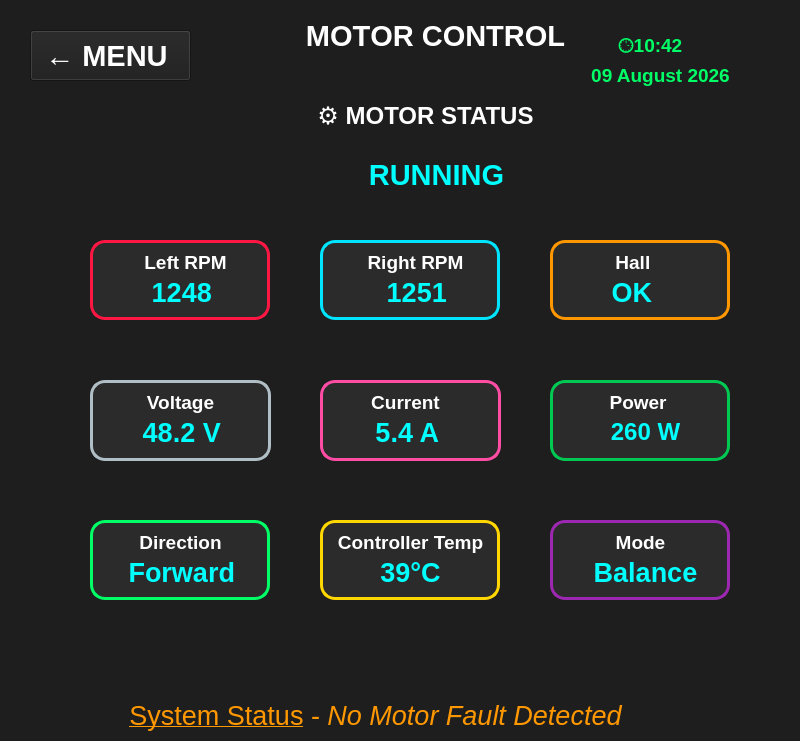
<?xml version="1.0" encoding="UTF-8"?>
<ui version="4.0">
 <class>motorStatusLabel</class>
 <widget class="QWidget" name="motorStatusLabel">
  <property name="geometry">
   <rect>
    <x>0</x>
    <y>0</y>
    <width>800</width>
    <height>741</height>
   </rect>
  </property>
  <property name="maximumSize">
   <size>
    <width>800</width>
    <height>16777215</height>
   </size>
  </property>
  <property name="sizeIncrement">
   <size>
    <width>800</width>
    <height>480</height>
   </size>
  </property>
  <property name="windowTitle">
   <string>Form</string>
  </property>
  <property name="styleSheet">
   <string notr="true">background-color: rgb(30,30,30);</string>
  </property>
  <widget class="QLabel" name="lblMotorStatusTitle">
   <property name="geometry">
    <rect>
     <x>260</x>
     <y>100</y>
     <width>331</width>
     <height>31</height>
    </rect>
   </property>
   <property name="sizeIncrement">
    <size>
     <width>250</width>
     <height>30</height>
    </size>
   </property>
   <property name="font">
    <font>
     <family>Arial</family>
     <pointsize>18</pointsize>
     <bold>true</bold>
    </font>
   </property>
   <property name="styleSheet">
    <string notr="true">color:white;</string>
   </property>
   <property name="text">
    <string>⚙ MOTOR STATUS</string>
   </property>
   <property name="alignment">
    <set>Qt::AlignmentFlag::AlignCenter</set>
   </property>
  </widget>
  <widget class="QLabel" name="lblmotorcontrol">
   <property name="geometry">
    <rect>
     <x>290</x>
     <y>20</y>
     <width>291</width>
     <height>31</height>
    </rect>
   </property>
   <property name="maximumSize">
    <size>
     <width>500</width>
     <height>55</height>
    </size>
   </property>
   <property name="sizeIncrement">
    <size>
     <width>300</width>
     <height>40</height>
    </size>
   </property>
   <property name="font">
    <font>
     <family>Arial</family>
     <pointsize>22</pointsize>
     <bold>true</bold>
     <kerning>false</kerning>
    </font>
   </property>
   <property name="styleSheet">
    <string notr="true">color: white;</string>
   </property>
   <property name="text">
    <string>MOTOR CONTROL</string>
   </property>
   <property name="alignment">
    <set>Qt::AlignmentFlag::AlignCenter</set>
   </property>
  </widget>
  <widget class="QLabel" name="lblsystemstatus">
   <property name="geometry">
    <rect>
     <x>100</x>
     <y>670</y>
     <width>551</width>
     <height>91</height>
    </rect>
   </property>
   <property name="styleSheet">
    <string notr="true">QLabel
{
    color: #FF9800;
    font: 700 28pt &quot;Segoe UI&quot;;
}</string>
   </property>
   <property name="text">
    <string>&lt;html&gt;&lt;head/&gt;&lt;body&gt;&lt;p align=&quot;center&quot;&gt;&lt;span style=&quot; font-size:20pt; text-decoration: underline;&quot;&gt;System Status&lt;/span&gt;&lt;span style=&quot; font-size:20pt;&quot;&gt; - &lt;/span&gt;&lt;span style=&quot; font-size:20pt; font-style:italic;&quot;&gt;No Motor Fault Detected&lt;/span&gt;&lt;/p&gt;&lt;/body&gt;&lt;/html&gt;</string>
   </property>
  </widget>
  <widget class="QLabel" name="lblMotorStatus">
   <property name="geometry">
    <rect>
     <x>310</x>
     <y>150</y>
     <width>261</width>
     <height>51</height>
    </rect>
   </property>
   <property name="sizeIncrement">
    <size>
     <width>350</width>
     <height>70</height>
    </size>
   </property>
   <property name="font">
    <font>
     <family>Arial</family>
     <pointsize>42</pointsize>
     <bold>true</bold>
    </font>
   </property>
   <property name="styleSheet">
    <string notr="true">color:#00FFFF;</string>
   </property>
   <property name="text">
    <string>&lt;html&gt;&lt;head/&gt;&lt;body&gt;&lt;p&gt;&lt;span style=&quot; font-size:22pt;&quot;&gt; RUNNING &lt;/span&gt;&lt;/p&gt;&lt;/body&gt;&lt;/html&gt;</string>
   </property>
   <property name="alignment">
    <set>Qt::AlignmentFlag::AlignCenter</set>
   </property>
  </widget>
  <widget class="QFrame" name="frameHall">
   <property name="geometry">
    <rect>
     <x>550</x>
     <y>240</y>
     <width>180</width>
     <height>80</height>
    </rect>
   </property>
   <property name="sizeIncrement">
    <size>
     <width>200</width>
     <height>95</height>
    </size>
   </property>
   <property name="styleSheet">
    <string notr="true">QFrame
{
    background-color: #2B2B2B;
    border: 3px solid #FF9800;
    border-radius: 15px;
}</string>
   </property>
   <property name="frameShape">
    <enum>QFrame::Shape::Box</enum>
   </property>
   <property name="frameShadow">
    <enum>QFrame::Shadow::Plain</enum>
   </property>
   <property name="lineWidth">
    <number>2</number>
   </property>
   <widget class="QLabel" name="lblHallTitle">
    <property name="geometry">
     <rect>
      <x>30</x>
      <y>10</y>
      <width>111</width>
      <height>25</height>
     </rect>
    </property>
    <property name="font">
     <font>
      <family>Arial</family>
      <pointsize>14</pointsize>
      <bold>true</bold>
     </font>
    </property>
    <property name="styleSheet">
     <string notr="true">color: white;
background-color: transparent;
border: none;</string>
    </property>
    <property name="text">
     <string>Hall </string>
    </property>
    <property name="alignment">
     <set>Qt::AlignmentFlag::AlignCenter</set>
    </property>
   </widget>
   <widget class="QLabel" name="lblHallValue_2">
    <property name="geometry">
     <rect>
      <x>30</x>
      <y>30</y>
      <width>111</width>
      <height>45</height>
     </rect>
    </property>
    <property name="font">
     <font>
      <family>Arial</family>
      <pointsize>24</pointsize>
      <bold>true</bold>
     </font>
    </property>
    <property name="styleSheet">
     <string notr="true">color: rgb(0,255,255);
background-color: transparent;
border: none;</string>
    </property>
    <property name="text">
     <string>&lt;html&gt;&lt;head/&gt;&lt;body&gt;&lt;p&gt;&lt;span style=&quot; font-size:20pt;&quot;&gt;OK &lt;/span&gt;&lt;/p&gt;&lt;/body&gt;&lt;/html&gt;</string>
    </property>
    <property name="alignment">
     <set>Qt::AlignmentFlag::AlignCenter</set>
    </property>
   </widget>
  </widget>
  <widget class="QFrame" name="frameRightRPM_2">
   <property name="geometry">
    <rect>
     <x>320</x>
     <y>240</y>
     <width>180</width>
     <height>80</height>
    </rect>
   </property>
   <property name="sizeIncrement">
    <size>
     <width>200</width>
     <height>95</height>
    </size>
   </property>
   <property name="styleSheet">
    <string notr="true">QFrame
{
    background-color: #2B2B2B;
    border: 3px solid #00E5FF;
    border-radius: 15px;
}</string>
   </property>
   <property name="frameShape">
    <enum>QFrame::Shape::Box</enum>
   </property>
   <property name="frameShadow">
    <enum>QFrame::Shadow::Plain</enum>
   </property>
   <property name="lineWidth">
    <number>2</number>
   </property>
   <widget class="QLabel" name="lblRightRPMTitle">
    <property name="geometry">
     <rect>
      <x>40</x>
      <y>10</y>
      <width>111</width>
      <height>25</height>
     </rect>
    </property>
    <property name="font">
     <font>
      <family>Arial</family>
      <pointsize>14</pointsize>
      <bold>true</bold>
     </font>
    </property>
    <property name="styleSheet">
     <string notr="true">color: white;
background-color: transparent;
border: none;</string>
    </property>
    <property name="text">
     <string>Right RPM</string>
    </property>
    <property name="alignment">
     <set>Qt::AlignmentFlag::AlignCenter</set>
    </property>
   </widget>
   <widget class="QLabel" name="lblRightRPMValue">
    <property name="geometry">
     <rect>
      <x>30</x>
      <y>30</y>
      <width>141</width>
      <height>45</height>
     </rect>
    </property>
    <property name="font">
     <font>
      <family>Arial</family>
      <pointsize>24</pointsize>
      <bold>true</bold>
     </font>
    </property>
    <property name="styleSheet">
     <string notr="true">color: rgb(0,255,255);
background-color: transparent;
border: none;</string>
    </property>
    <property name="text">
     <string>&lt;html&gt;&lt;head/&gt;&lt;body&gt;&lt;p&gt;&lt;span style=&quot; font-size:20pt;&quot;&gt;1251 &lt;/span&gt;&lt;/p&gt;&lt;/body&gt;&lt;/html&gt;</string>
    </property>
    <property name="alignment">
     <set>Qt::AlignmentFlag::AlignCenter</set>
    </property>
   </widget>
  </widget>
  <widget class="QFrame" name="framecontrollertemp">
   <property name="geometry">
    <rect>
     <x>320</x>
     <y>520</y>
     <width>180</width>
     <height>80</height>
    </rect>
   </property>
   <property name="sizeIncrement">
    <size>
     <width>200</width>
     <height>95</height>
    </size>
   </property>
   <property name="styleSheet">
    <string notr="true">QFrame
{
    background-color: #2B2B2B;
    border: 3px solid #FFD600;
    border-radius: 15px;
}</string>
   </property>
   <property name="frameShape">
    <enum>QFrame::Shape::Box</enum>
   </property>
   <property name="frameShadow">
    <enum>QFrame::Shadow::Plain</enum>
   </property>
   <property name="lineWidth">
    <number>2</number>
   </property>
   <widget class="QLabel" name="lblControllerTempTitle">
    <property name="geometry">
     <rect>
      <x>10</x>
      <y>10</y>
      <width>161</width>
      <height>25</height>
     </rect>
    </property>
    <property name="font">
     <font>
      <family>Arial</family>
      <pointsize>14</pointsize>
      <bold>true</bold>
     </font>
    </property>
    <property name="styleSheet">
     <string notr="true">color: white;
background-color: transparent;
border: none;</string>
    </property>
    <property name="text">
     <string>Controller Temp</string>
    </property>
    <property name="alignment">
     <set>Qt::AlignmentFlag::AlignCenter</set>
    </property>
   </widget>
   <widget class="QLabel" name="lblControllerTempValue">
    <property name="geometry">
     <rect>
      <x>20</x>
      <y>30</y>
      <width>141</width>
      <height>45</height>
     </rect>
    </property>
    <property name="font">
     <font>
      <family>Arial</family>
      <pointsize>24</pointsize>
      <bold>true</bold>
     </font>
    </property>
    <property name="styleSheet">
     <string notr="true">color: rgb(0,255,255);
background-color: transparent;
border: none;</string>
    </property>
    <property name="text">
     <string>&lt;html&gt;&lt;head/&gt;&lt;body&gt;&lt;p&gt;&lt;span style=&quot; font-size:20pt;&quot;&gt;39°C&lt;/span&gt;&lt;/p&gt;&lt;/body&gt;&lt;/html&gt;</string>
    </property>
    <property name="alignment">
     <set>Qt::AlignmentFlag::AlignCenter</set>
    </property>
   </widget>
  </widget>
  <widget class="QFrame" name="frameCurrent">
   <property name="geometry">
    <rect>
     <x>320</x>
     <y>380</y>
     <width>181</width>
     <height>81</height>
    </rect>
   </property>
   <property name="sizeIncrement">
    <size>
     <width>200</width>
     <height>95</height>
    </size>
   </property>
   <property name="styleSheet">
    <string notr="true">QFrame
{
    background-color: #2B2B2B;
    border: 3px solid #FF4DA6;
    border-radius: 15px;
}
</string>
   </property>
   <property name="frameShape">
    <enum>QFrame::Shape::Box</enum>
   </property>
   <property name="frameShadow">
    <enum>QFrame::Shadow::Plain</enum>
   </property>
   <property name="lineWidth">
    <number>2</number>
   </property>
   <widget class="QLabel" name="lblCurrentTitle">
    <property name="geometry">
     <rect>
      <x>30</x>
      <y>10</y>
      <width>111</width>
      <height>25</height>
     </rect>
    </property>
    <property name="font">
     <font>
      <family>Arial</family>
      <pointsize>14</pointsize>
      <bold>true</bold>
     </font>
    </property>
    <property name="styleSheet">
     <string notr="true">color: white;
background-color: transparent;
border: none;</string>
    </property>
    <property name="text">
     <string>Current</string>
    </property>
    <property name="alignment">
     <set>Qt::AlignmentFlag::AlignCenter</set>
    </property>
   </widget>
   <widget class="QLabel" name="lblCurrentValue">
    <property name="geometry">
     <rect>
      <x>20</x>
      <y>30</y>
      <width>141</width>
      <height>45</height>
     </rect>
    </property>
    <property name="font">
     <font>
      <family>Arial</family>
      <pointsize>24</pointsize>
      <bold>true</bold>
     </font>
    </property>
    <property name="styleSheet">
     <string notr="true">color: rgb(0,255,255);
background-color: transparent;
border: none;</string>
    </property>
    <property name="text">
     <string>&lt;html&gt;&lt;head/&gt;&lt;body&gt;&lt;p&gt;&lt;span style=&quot; font-size:20pt;&quot;&gt;5.4 A &lt;/span&gt;&lt;/p&gt;&lt;/body&gt;&lt;/html&gt;</string>
    </property>
    <property name="alignment">
     <set>Qt::AlignmentFlag::AlignCenter</set>
    </property>
   </widget>
  </widget>
  <widget class="QFrame" name="frameVoltage">
   <property name="geometry">
    <rect>
     <x>90</x>
     <y>380</y>
     <width>181</width>
     <height>81</height>
    </rect>
   </property>
   <property name="sizeIncrement">
    <size>
     <width>200</width>
     <height>95</height>
    </size>
   </property>
   <property name="styleSheet">
    <string notr="true">QFrame
{
    background-color: #2B2B2B;
    border: 3px solid #B0BEC5;
    border-radius: 15px;
}</string>
   </property>
   <property name="frameShape">
    <enum>QFrame::Shape::Box</enum>
   </property>
   <property name="frameShadow">
    <enum>QFrame::Shadow::Plain</enum>
   </property>
   <property name="lineWidth">
    <number>2</number>
   </property>
   <widget class="QLabel" name="lblVoltageTitle">
    <property name="geometry">
     <rect>
      <x>10</x>
      <y>10</y>
      <width>161</width>
      <height>25</height>
     </rect>
    </property>
    <property name="font">
     <font>
      <family>Arial</family>
      <pointsize>14</pointsize>
      <bold>true</bold>
     </font>
    </property>
    <property name="styleSheet">
     <string notr="true">color: white;
background-color: transparent;
border: none;</string>
    </property>
    <property name="text">
     <string>Voltage</string>
    </property>
    <property name="alignment">
     <set>Qt::AlignmentFlag::AlignCenter</set>
    </property>
   </widget>
   <widget class="QLabel" name="lblVoltageValue">
    <property name="geometry">
     <rect>
      <x>40</x>
      <y>30</y>
      <width>111</width>
      <height>45</height>
     </rect>
    </property>
    <property name="font">
     <font>
      <family>Arial</family>
      <pointsize>24</pointsize>
      <bold>true</bold>
     </font>
    </property>
    <property name="styleSheet">
     <string notr="true">color: rgb(0,255,255);
background-color: transparent;
border: none;</string>
    </property>
    <property name="text">
     <string>&lt;html&gt;&lt;head/&gt;&lt;body&gt;&lt;p&gt;&lt;span style=&quot; font-size:20pt;&quot;&gt;48.2 V &lt;/span&gt;&lt;/p&gt;&lt;/body&gt;&lt;/html&gt;</string>
    </property>
    <property name="alignment">
     <set>Qt::AlignmentFlag::AlignCenter</set>
    </property>
   </widget>
  </widget>
  <widget class="QFrame" name="framepower">
   <property name="geometry">
    <rect>
     <x>550</x>
     <y>380</y>
     <width>180</width>
     <height>81</height>
    </rect>
   </property>
   <property name="sizeIncrement">
    <size>
     <width>200</width>
     <height>95</height>
    </size>
   </property>
   <property name="styleSheet">
    <string notr="true">QFrame
{
    background-color: #2B2B2B;
    border: 3px solid #00C853;
    border-radius: 15px;
}</string>
   </property>
   <property name="frameShape">
    <enum>QFrame::Shape::Box</enum>
   </property>
   <property name="frameShadow">
    <enum>QFrame::Shadow::Plain</enum>
   </property>
   <property name="lineWidth">
    <number>2</number>
   </property>
   <widget class="QLabel" name="lblPowerTitle">
    <property name="geometry">
     <rect>
      <x>30</x>
      <y>10</y>
      <width>111</width>
      <height>25</height>
     </rect>
    </property>
    <property name="font">
     <font>
      <family>Arial</family>
      <pointsize>14</pointsize>
      <bold>true</bold>
     </font>
    </property>
    <property name="styleSheet">
     <string notr="true">color: white;
background-color: transparent;
border: none;</string>
    </property>
    <property name="text">
     <string> Power</string>
    </property>
    <property name="alignment">
     <set>Qt::AlignmentFlag::AlignCenter</set>
    </property>
   </widget>
   <widget class="QLabel" name="lblPowerValue">
    <property name="geometry">
     <rect>
      <x>40</x>
      <y>30</y>
      <width>111</width>
      <height>45</height>
     </rect>
    </property>
    <property name="font">
     <font>
      <family>Arial</family>
      <pointsize>24</pointsize>
      <bold>true</bold>
     </font>
    </property>
    <property name="styleSheet">
     <string notr="true">color: rgb(0,255,255);
background-color: transparent;
border: none;</string>
    </property>
    <property name="text">
     <string>&lt;html&gt;&lt;head/&gt;&lt;body&gt;&lt;p&gt;&lt;span style=&quot; font-size:18pt;&quot;&gt;260 W&lt;/span&gt;&lt;/p&gt;&lt;/body&gt;&lt;/html&gt;</string>
    </property>
    <property name="alignment">
     <set>Qt::AlignmentFlag::AlignCenter</set>
    </property>
   </widget>
  </widget>
  <widget class="QFrame" name="frameLeftRPM">
   <property name="geometry">
    <rect>
     <x>90</x>
     <y>240</y>
     <width>180</width>
     <height>80</height>
    </rect>
   </property>
   <property name="sizeIncrement">
    <size>
     <width>200</width>
     <height>95</height>
    </size>
   </property>
   <property name="styleSheet">
    <string notr="true">QFrame
{
    background-color: #2B2B2B;
    border: 3px solid #FF1744;
    border-radius: 15px;
}</string>
   </property>
   <property name="frameShape">
    <enum>QFrame::Shape::Box</enum>
   </property>
   <property name="frameShadow">
    <enum>QFrame::Shadow::Plain</enum>
   </property>
   <property name="lineWidth">
    <number>2</number>
   </property>
   <widget class="QLabel" name="lblLeftRPMTitle">
    <property name="geometry">
     <rect>
      <x>40</x>
      <y>10</y>
      <width>111</width>
      <height>25</height>
     </rect>
    </property>
    <property name="font">
     <font>
      <family>Arial</family>
      <pointsize>14</pointsize>
      <bold>true</bold>
     </font>
    </property>
    <property name="styleSheet">
     <string notr="true">color: white;
background-color: transparent;
border: none;</string>
    </property>
    <property name="text">
     <string>Left RPM</string>
    </property>
    <property name="alignment">
     <set>Qt::AlignmentFlag::AlignCenter</set>
    </property>
   </widget>
   <widget class="QLabel" name="lblLeftRPMValue">
    <property name="geometry">
     <rect>
      <x>40</x>
      <y>30</y>
      <width>111</width>
      <height>45</height>
     </rect>
    </property>
    <property name="font">
     <font>
      <family>Arial</family>
      <pointsize>24</pointsize>
      <bold>true</bold>
     </font>
    </property>
    <property name="styleSheet">
     <string notr="true">color: rgb(0,255,255);
background-color: transparent;
border: none;</string>
    </property>
    <property name="text">
     <string>&lt;html&gt;&lt;head/&gt;&lt;body&gt;&lt;p&gt;&lt;span style=&quot; font-size:20pt;&quot;&gt;1248 &lt;/span&gt;&lt;/p&gt;&lt;/body&gt;&lt;/html&gt;</string>
    </property>
    <property name="alignment">
     <set>Qt::AlignmentFlag::AlignCenter</set>
    </property>
   </widget>
  </widget>
  <widget class="QFrame" name="frameDirection">
   <property name="geometry">
    <rect>
     <x>90</x>
     <y>520</y>
     <width>180</width>
     <height>80</height>
    </rect>
   </property>
   <property name="sizeIncrement">
    <size>
     <width>200</width>
     <height>95</height>
    </size>
   </property>
   <property name="styleSheet">
    <string notr="true">QFrame
{
    background-color: #2B2B2B;
    border: 3px solid #00FF66;
    border-radius: 15px;
}</string>
   </property>
   <property name="frameShape">
    <enum>QFrame::Shape::Box</enum>
   </property>
   <property name="frameShadow">
    <enum>QFrame::Shadow::Plain</enum>
   </property>
   <property name="lineWidth">
    <number>2</number>
   </property>
   <widget class="QLabel" name="lblDirectionTitle">
    <property name="geometry">
     <rect>
      <x>10</x>
      <y>10</y>
      <width>161</width>
      <height>25</height>
     </rect>
    </property>
    <property name="font">
     <font>
      <family>Arial</family>
      <pointsize>14</pointsize>
      <bold>true</bold>
     </font>
    </property>
    <property name="styleSheet">
     <string notr="true">color: white;
background-color: transparent;
border: none;</string>
    </property>
    <property name="text">
     <string> Direction </string>
    </property>
    <property name="alignment">
     <set>Qt::AlignmentFlag::AlignCenter</set>
    </property>
   </widget>
   <widget class="QLabel" name="lblDirectionValue">
    <property name="geometry">
     <rect>
      <x>30</x>
      <y>30</y>
      <width>131</width>
      <height>45</height>
     </rect>
    </property>
    <property name="font">
     <font>
      <family>Arial</family>
      <pointsize>24</pointsize>
      <bold>true</bold>
     </font>
    </property>
    <property name="styleSheet">
     <string notr="true">color: rgb(0,255,255);
background-color: transparent;
border: none;</string>
    </property>
    <property name="text">
     <string>&lt;html&gt;&lt;head/&gt;&lt;body&gt;&lt;p&gt;&lt;span style=&quot; font-size:20pt;&quot;&gt;Forward &lt;/span&gt;&lt;/p&gt;&lt;/body&gt;&lt;/html&gt;</string>
    </property>
    <property name="alignment">
     <set>Qt::AlignmentFlag::AlignCenter</set>
    </property>
   </widget>
  </widget>
  <widget class="QFrame" name="frameMode">
   <property name="geometry">
    <rect>
     <x>550</x>
     <y>520</y>
     <width>180</width>
     <height>80</height>
    </rect>
   </property>
   <property name="sizeIncrement">
    <size>
     <width>200</width>
     <height>95</height>
    </size>
   </property>
   <property name="styleSheet">
    <string notr="true">QFrame
{
    background-color: #2B2B2B;
    border: 3px solid #9C27B0;
    border-radius: 15px;
}</string>
   </property>
   <property name="frameShape">
    <enum>QFrame::Shape::Box</enum>
   </property>
   <property name="frameShadow">
    <enum>QFrame::Shadow::Plain</enum>
   </property>
   <property name="lineWidth">
    <number>2</number>
   </property>
   <widget class="QLabel" name="lblModeTitle">
    <property name="geometry">
     <rect>
      <x>10</x>
      <y>10</y>
      <width>161</width>
      <height>25</height>
     </rect>
    </property>
    <property name="font">
     <font>
      <family>Arial</family>
      <pointsize>14</pointsize>
      <bold>true</bold>
     </font>
    </property>
    <property name="styleSheet">
     <string notr="true">color: white;
background-color: transparent;
border: none;</string>
    </property>
    <property name="text">
     <string> Mode </string>
    </property>
    <property name="alignment">
     <set>Qt::AlignmentFlag::AlignCenter</set>
    </property>
   </widget>
   <widget class="QLabel" name="lblModeValue">
    <property name="geometry">
     <rect>
      <x>30</x>
      <y>30</y>
      <width>131</width>
      <height>45</height>
     </rect>
    </property>
    <property name="font">
     <font>
      <family>Arial</family>
      <pointsize>20</pointsize>
      <bold>true</bold>
     </font>
    </property>
    <property name="styleSheet">
     <string notr="true">color: rgb(0,255,255);
background-color: transparent;
border: none;</string>
    </property>
    <property name="text">
     <string>&lt;html&gt;&lt;head/&gt;&lt;body&gt;&lt;p&gt;Balance&lt;/p&gt;&lt;/body&gt;&lt;/html&gt;</string>
    </property>
    <property name="alignment">
     <set>Qt::AlignmentFlag::AlignCenter</set>
    </property>
   </widget>
  </widget>
  <widget class="QPushButton" name="btnMenu">
   <property name="geometry">
    <rect>
     <x>30</x>
     <y>30</y>
     <width>161</width>
     <height>51</height>
    </rect>
   </property>
   <property name="font">
    <font>
     <pointsize>22</pointsize>
     <bold>true</bold>
    </font>
   </property>
   <property name="styleSheet">
    <string notr="true">color: white;</string>
   </property>
   <property name="text">
    <string>← MENU </string>
   </property>
  </widget>
  <widget class="QLabel" name="timeLabel">
   <property name="geometry">
    <rect>
     <x>590</x>
     <y>30</y>
     <width>121</width>
     <height>31</height>
    </rect>
   </property>
   <property name="sizeIncrement">
    <size>
     <width>160</width>
     <height>30</height>
    </size>
   </property>
   <property name="font">
    <font>
     <family>Arial</family>
     <pointsize>14</pointsize>
     <bold>true</bold>
    </font>
   </property>
   <property name="styleSheet">
    <string notr="true">color: #00FF66;</string>
   </property>
   <property name="text">
    <string>🕒10:42</string>
   </property>
   <property name="alignment">
    <set>Qt::AlignmentFlag::AlignCenter</set>
   </property>
  </widget>
  <widget class="QLabel" name="dateLabel">
   <property name="geometry">
    <rect>
     <x>580</x>
     <y>60</y>
     <width>161</width>
     <height>31</height>
    </rect>
   </property>
   <property name="sizeIncrement">
    <size>
     <width>160</width>
     <height>30</height>
    </size>
   </property>
   <property name="font">
    <font>
     <family>Arial</family>
     <pointsize>14</pointsize>
     <bold>true</bold>
    </font>
   </property>
   <property name="styleSheet">
    <string notr="true">color: #00FF66;</string>
   </property>
   <property name="text">
    <string>09 August 2026</string>
   </property>
   <property name="alignment">
    <set>Qt::AlignmentFlag::AlignCenter</set>
   </property>
  </widget>
 </widget>
 <resources/>
 <connections/>
</ui>
